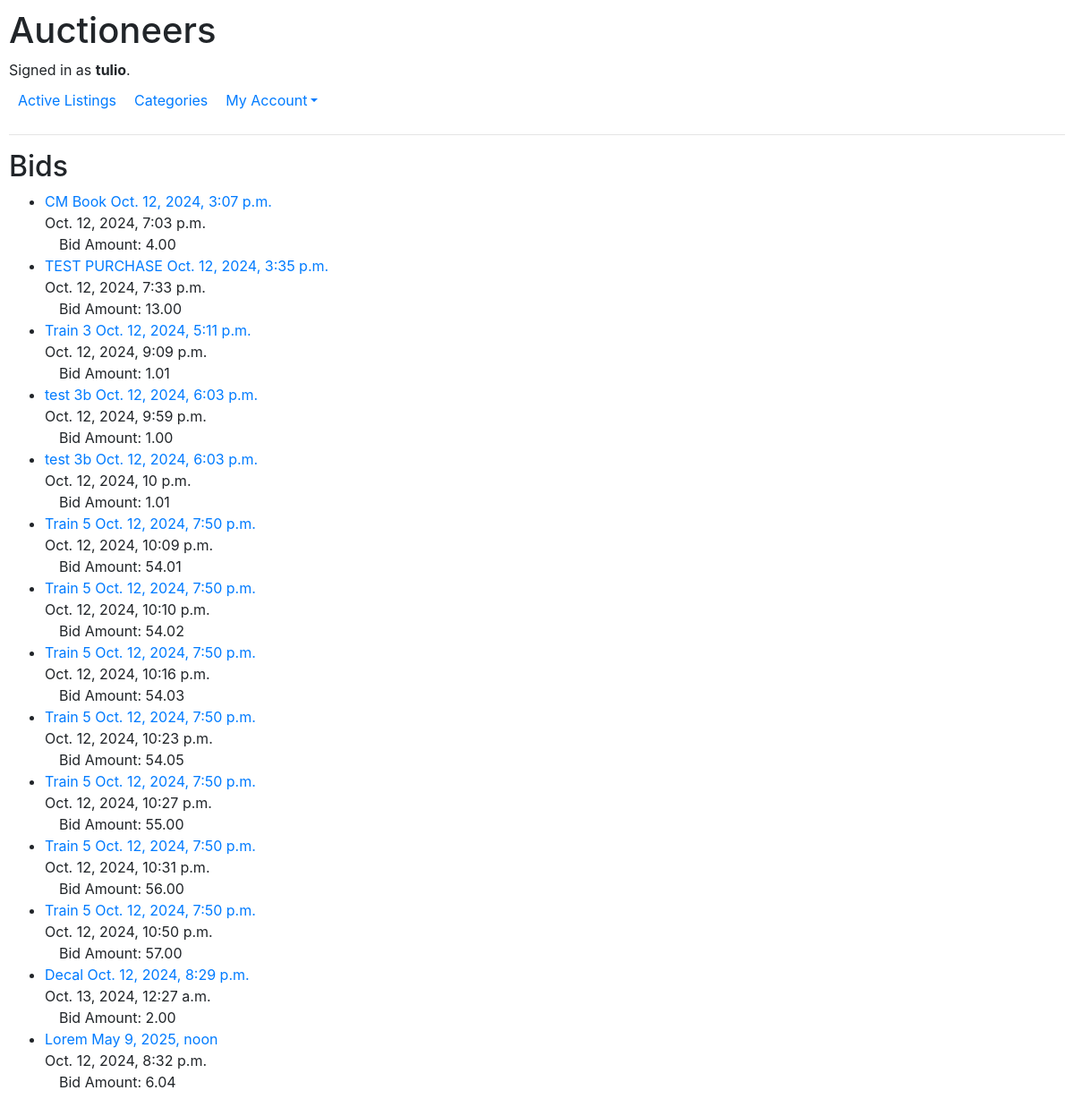
The app's page /bids/ (signed in), older data.
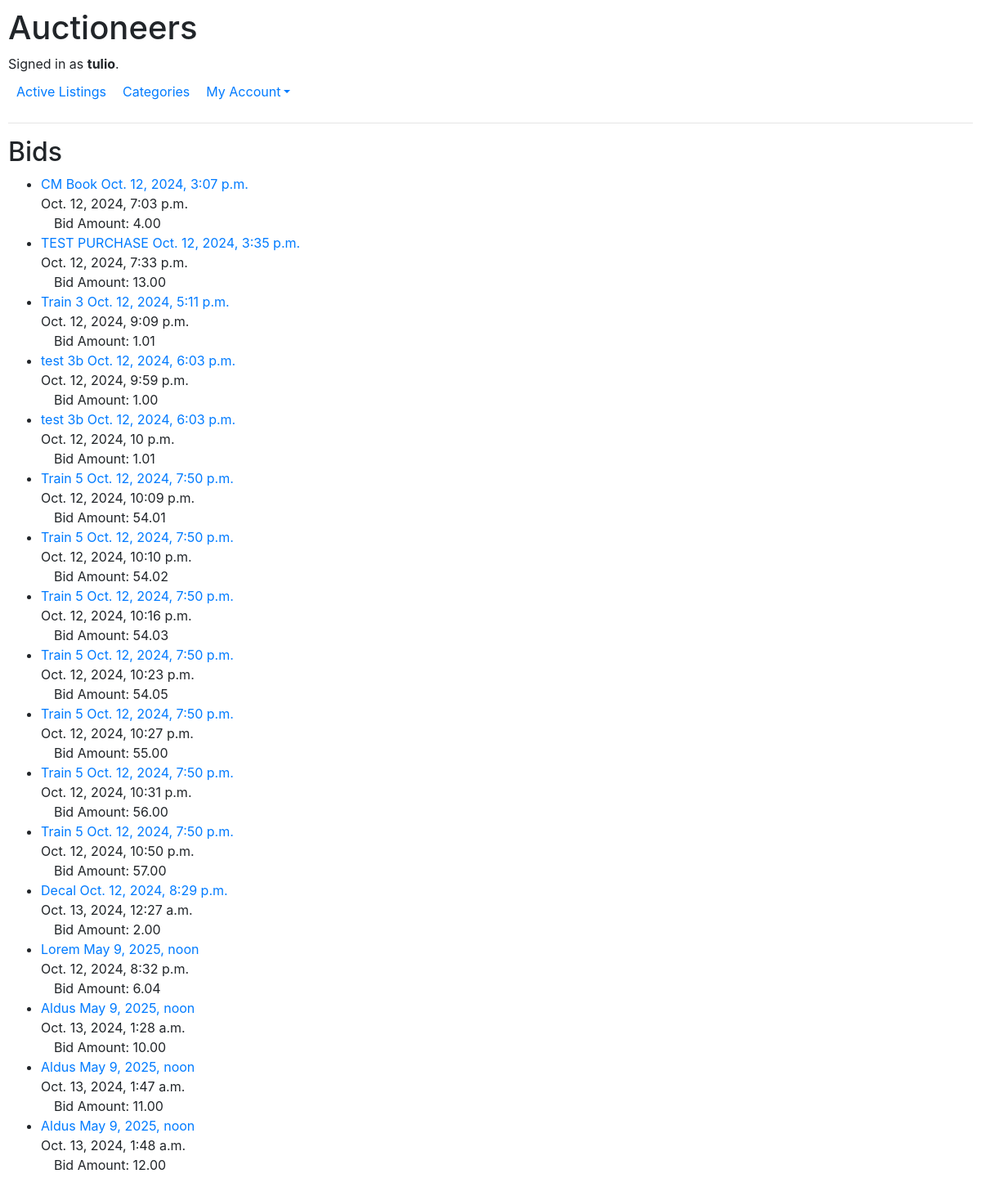
The same page, newer data.
### auctions/models.py (models this page shows, shortened)
class Bid(models.Model):
    timestamp = models.DateTimeField(auto_now_add=True)
    user = models.ForeignKey(User, on_delete=models.CASCADE, related_name="bids")
    listing = models.ForeignKey(Auction_Listing, on_delete=models.PROTECT, related_name="bids")
    amount = models.DecimalField(max_digits=10, decimal_places=2)

class Auction_Listing(models.Model):
    category = models.ForeignKey(Category, on_delete=models.PROTECT, related_name="listings")
    title = models.CharField(max_length = 25)
    description = models.TextField()
    image = models.FileField(upload_to="media/", blank=False, default="media/placeholder.jpg")
    quantity = models.IntegerField()
    price = models.DecimalField(max_digits=10, decimal_places=2)
    current_bid = models.ForeignKey("Bid", on_delete=models.PROTECT, related_name="listings", null=True, blank=True)
    seller = models.ForeignKey(User, on_delete=models.CASCADE, related_name="listings")
    timestamp = models.DateTimeField(auto_now_add=True)
    closing_time = models.DateTimeField(blank=False)
    is_open = models.BooleanField(default=True)

### auctions/views.py (the view)
# urls.py: path("bids/", views.bids, name="bids"),
def bids(request):
    if request.user.is_authenticated:
        bids = Bid.objects.filter(user=request.user).order_by('listing__closing_time')
        message = ""
        if not bids.exists():
            message = "You have not bid on any listings yet."
        return render(request, "auctions/bids.html", {
            "bids": bids,
            "message": message
        })

### auctions/templates/auctions/bids.html (shortened to what this page needs)
{% extends "auctions/layout.html" %}
{% block body %}
    <h2>Bids</h2>
    <div>
        {% if user.is_authenticated %}
        <ul>
            {% for bid in bids %}
            <li>
                <div>
                    <a href="{% url 'listing_detail' bid.listing.id %}">{{ bid.listing.title }}  {{ bid.listing.closing_time }}</a>
                </div>
                <div>
                    {{ bid.timestamp }}<br>&emsp;Bid Amount: {{ bid.amount }}
                </div>
            </li>
            {% endfor %}
        </ul>
        {% endif %}
    </div>
{% endblock %}

Row changes from the older to the newer data that the page shows:
added Bid: listing "Aldus", listing.closing_time "May 9, 2025, noon", timestamp "Oct. 13, 2024, 1:28 a.m.", amount "10.00"
added Bid: listing "Aldus", listing.closing_time "May 9, 2025, noon", timestamp "Oct. 13, 2024, 1:47 a.m.", amount "11.00"
added Bid: listing "Aldus", listing.closing_time "May 9, 2025, noon", timestamp "Oct. 13, 2024, 1:48 a.m.", amount "12.00"
